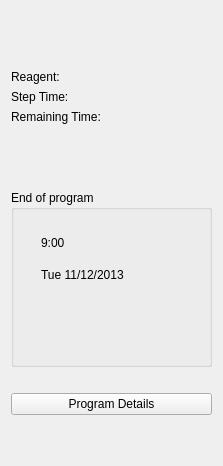
<?xml version="1.0" encoding="UTF-8"?>
<ui version="4.0">
 <class>Dashboard::CProgramRunningPanelWidget</class>
 <widget class="QWidget" name="Dashboard::CProgramRunningPanelWidget">
  <property name="geometry">
   <rect>
    <x>0</x>
    <y>0</y>
    <width>221</width>
    <height>466</height>
   </rect>
  </property>
  <property name="sizePolicy">
   <sizepolicy hsizetype="Expanding" vsizetype="Expanding">
    <horstretch>0</horstretch>
    <verstretch>0</verstretch>
   </sizepolicy>
  </property>
  <property name="windowTitle">
   <string>Form</string>
  </property>
  <layout class="QVBoxLayout" name="verticalLayout" stretch="0,3,0,4,0,0,0">
   <item>
    <spacer name="verticalSpacer_7">
     <property name="orientation">
      <enum>Qt::Vertical</enum>
     </property>
     <property name="sizeHint" stdset="0">
      <size>
       <width>20</width>
       <height>20</height>
      </size>
     </property>
    </spacer>
   </item>
   <item>
    <layout class="QVBoxLayout" name="verticalLayout_2">
     <item>
      <spacer name="verticalSpacer_3">
       <property name="orientation">
        <enum>Qt::Vertical</enum>
       </property>
       <property name="sizeHint" stdset="0">
        <size>
         <width>201</width>
         <height>20</height>
        </size>
       </property>
      </spacer>
     </item>
     <item>
      <widget class="QLabel" name="label">
       <property name="text">
        <string>Reagent:</string>
       </property>
      </widget>
     </item>
     <item>
      <widget class="QLabel" name="label_2">
       <property name="text">
        <string>Step Time:</string>
       </property>
      </widget>
     </item>
     <item>
      <widget class="QLabel" name="label_3">
       <property name="text">
        <string>Remaining Time:</string>
       </property>
      </widget>
     </item>
     <item>
      <spacer name="verticalSpacer_2">
       <property name="orientation">
        <enum>Qt::Vertical</enum>
       </property>
       <property name="sizeHint" stdset="0">
        <size>
         <width>201</width>
         <height>40</height>
        </size>
       </property>
      </spacer>
     </item>
    </layout>
   </item>
   <item>
    <spacer name="verticalSpacer_6">
     <property name="orientation">
      <enum>Qt::Vertical</enum>
     </property>
     <property name="sizeHint" stdset="0">
      <size>
       <width>20</width>
       <height>20</height>
      </size>
     </property>
    </spacer>
   </item>
   <item>
    <layout class="QVBoxLayout" name="verticalLayout_3">
     <item>
      <widget class="QGroupBox" name="groupBox">
       <property name="autoFillBackground">
        <bool>false</bool>
       </property>
       <property name="styleSheet">
        <string notr="true"/>
       </property>
       <property name="title">
        <string>End of program</string>
       </property>
       <property name="flat">
        <bool>false</bool>
       </property>
       <widget class="QWidget" name="layoutWidget">
        <property name="geometry">
         <rect>
          <x>30</x>
          <y>40</y>
          <width>127</width>
          <height>58</height>
         </rect>
        </property>
        <layout class="QVBoxLayout" name="verticalLayout_4">
         <item>
          <widget class="QLabel" name="label_4">
           <property name="text">
            <string>9:00</string>
           </property>
          </widget>
         </item>
         <item>
          <widget class="QLabel" name="label_5">
           <property name="text">
            <string>Tue 11/12/2013</string>
           </property>
          </widget>
         </item>
        </layout>
       </widget>
      </widget>
     </item>
    </layout>
   </item>
   <item>
    <spacer name="verticalSpacer_8">
     <property name="orientation">
      <enum>Qt::Vertical</enum>
     </property>
     <property name="sizeHint" stdset="0">
      <size>
       <width>20</width>
       <height>20</height>
      </size>
     </property>
    </spacer>
   </item>
   <item>
    <widget class="QPushButton" name="pushButton">
     <property name="text">
      <string>Program Details</string>
     </property>
    </widget>
   </item>
   <item>
    <spacer name="verticalSpacer">
     <property name="orientation">
      <enum>Qt::Vertical</enum>
     </property>
     <property name="sizeHint" stdset="0">
      <size>
       <width>20</width>
       <height>40</height>
      </size>
     </property>
    </spacer>
   </item>
  </layout>
 </widget>
 <resources/>
 <connections/>
</ui>
